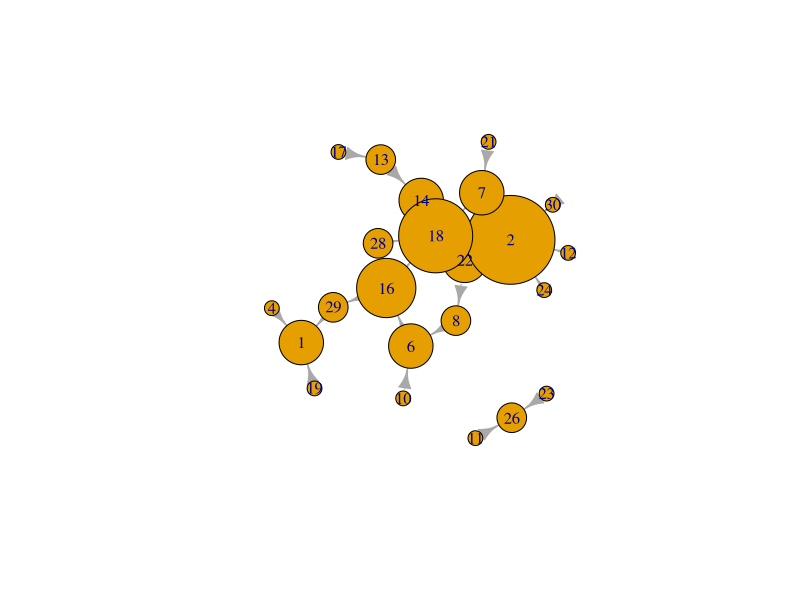
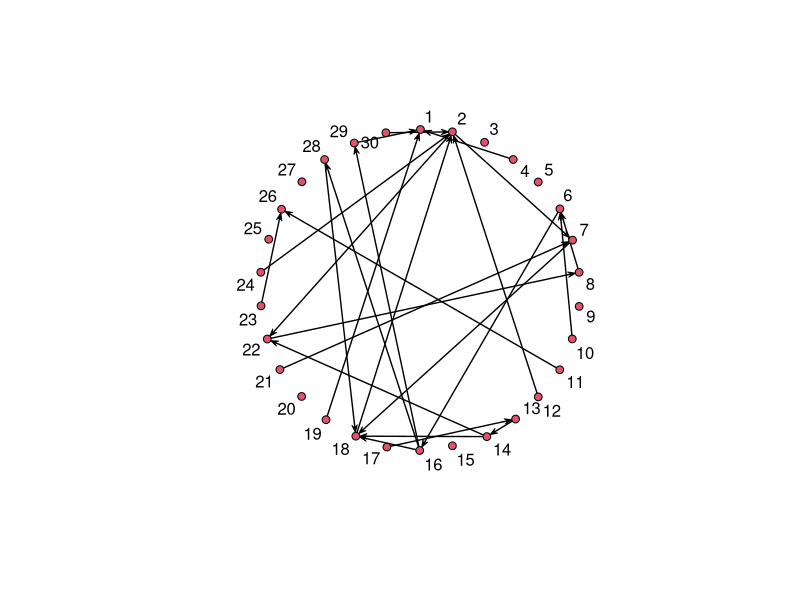

The R script that drew these images, in order:
#!/bin/env R

# Author: PokMan Ho pok.ho19@imperial.ac.uk
# Script: DrawFW.R
# Desc: network analysis in R
# Input: Rscript DrawFW.R
# Output: none
# Arguments: 0
# Date: Nov 2019

# library(geomnet) ## plot networks in ggplot2 (useless than base-plot <https://journal.r-project.org/archive/2017/RJ-2017-023/RJ-2017-023.pdf>)
library(network) ## network analysis
library(igraph) ## visualization

## synthetic food web
GenRdmAdjList<-function(N=2, C=.5){
  Ids<-seq(1,N)
  Alst<-matrix(nrow = 0, ncol = 2)
  for(i in 1:N){
    if(runif(1)<C){ ## rnorm(1) if normal distribution wanted
      Alst<-rbind(Alst,sample(Ids,2,replace = F))
    }
  };rm(i)
  return(Alst)
}

## ini variables
MaxN<-30
C<-.75

## adj table
AdjL<-GenRdmAdjList(MaxN, C)
Sps<-unique(as.numeric(AdjL)) ## vertices
SizRan<-c(-10,10)
Sizs<-sample(SizRan,MaxN,replace = T)
# hist(Sizs)
# hist(10^Sizs)

# NodSizs<-10*(Sizs-min(Sizs))/(max(Sizs)-min(Sizs))

Gn<-network(AdjL,Sps,vertex.attrnames = as.character(Sps)) ## links
Gi<-graph.data.frame(AdjL)
NodeSizs<-degree(Gi, mode = "all")*10

## network plotting
## <https://programminghistorian.org/en/lessons/temporal-network-analysis-with-r>
plot(Gi, mode="circle", displaylabels=T, vertex.size=NodeSizs)
plot(Gn, mode="circle", displaylabels=T) ## mode options <https://www.rdocumentation.org/packages/network/versions/1.13.0/topics/network.layout>
